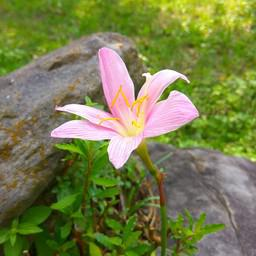
#> input picture img1.jpg, 256 x 256 px; the run also reads 2 pictures not shown here
$ jupyter execute Assignment1.ipynb   (shell and % lines are left out)
#> lines starting #> are read from the running program, lines starting #| are printed output that depends on the picture; after the words box and inside, x2 and y2 are one past the last pixel; in counts of white or black regions, pixels touching at a corner belong together
# EE 608 Digital Image Processing - Assignment 1

#### Q1  Observe an image for different quantization levels and sampling rates

[cell 1]
from PIL import Image
import PIL.ImageOps as iops
import matplotlib.pyplot as plt
import numpy as np
import sys

[cell 2]
img1 = Image.open('img1.jpg').convert('L')
img2 = Image.open('img2.jpg').convert('L')
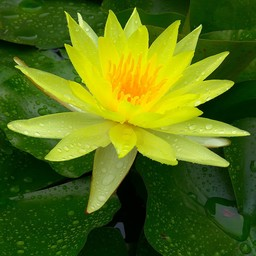
#> input picture img2.jpg, 256 x 256 px
img3 = Image.open('img3.jpg').convert('L')
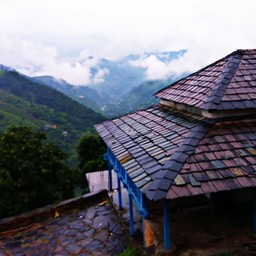
#> input picture img3.jpg, 256 x 256 px

img = iops.grayscale(img1)

### Quantization levels
Using the posterize function from the ImageOps library, we quantize the image to at different levels.

[cell 3]
img_q8 = iops.posterize(img, 8)
img_q4 = iops.posterize(img, 4)
img_q2 = iops.posterize(img, 2)
img_q1 = iops.posterize(img, 1)
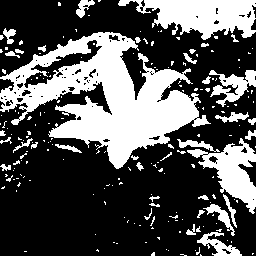
#> img_q1: PIL image 256x256 L; values 0 (black) and 128 (white), 33% white; 200 white regions (163 under 20 px), largest, box (x1, y1, x2, y2) and area: (0, 32, 211, 169) 12397, (118, 0, 256, 40) 3249, (187, 138, 256, 214) 2047

[cell 4]
# Utility function for displaying images as a grid.

def img_grid(dpi, margin, spacing, w, h, rows, cols):
    print('ImageDpi = {}, margin = {}, spacing = {}, imageWidth = {}, imageHeight = {}, gridRows = {}, gridCols = {}'.format(dpi, margin, spacing, w, h, rows, cols))
    width = (cols * w + cols * margin + spacing) / dpi
    height = (rows * h + rows * margin + spacing) / dpi

    figsize = (width, height)

    left = margin / dpi / width
    bottom = margin / dpi / height

    wspace = spacing / float(w)
    hspace = spacing / float(h)

    return width, height, figsize, left, bottom, wspace, hspace

# Utility function to display an image (or a grid of images) in their original size (without any scaling).

def display_imgs(images, rows, cols, titles=[], spacing=35, margin=50):
#> called with rows = 2, cols = 2, spacing = 35, margin = 50
    dpi = 72 # in px. DPI of the image. As known via ImageMagick's identify command.
    w, h = 256, 256 # Taking this as a standard size for images, for the sake of the assignment.

    width, height, figsize, left, bottom, wspace, hspace = img_grid(dpi, margin, spacing, w, h, rows, cols)

    fig = plt.figure(figsize=figsize, dpi=dpi)

    fig.subplots_adjust(left=left, bottom=bottom, right=1.-left, top=1.-bottom, wspace=wspace, hspace=hspace)

    for i in range(rows*cols):
        ax = fig.add_subplot(rows, cols, i+1)
        if titles:
            ax.set_title(titles[i])
        ax.axis('off')
        ax.imshow(np.asarray(images[i]), cmap='gray', vmin=0, vmax=255, interpolation='none')

[cell 5]

titles = ['8 bit quantization', '4 bit quantization', '2 bit quantization', '1 bit quantization']
images = [img_q8, img_q4, img_q2, img_q1]

display_imgs(images, 2, 2, titles)

Quantization primarily governs the number of bits used to store the information regarding the <b>number of colors used in creating the image.</b>

As seen above,

* 8 bit quantization means 2<sup>8</sup> = 256 colors used for the image.
* 4 bit quantization means 2<sup>4</sup> = 16 colors used for the image.
* 2 bit quantization means 2<sup>2</sup> = 4 colors used for the image.
* 1 bit quantization means 2<sup>1</sup> = 2 colors used for the image.

Therefore, generally, an 8 bit quantization level is preferred for images, to have better color range.

[cell 6]
img1 = iops.grayscale(img1)
img2 = iops.grayscale(img2)

### Sampling Rates

[cell 7]
img_s11 = img1.resize((128, 128), resample=Image.NEAREST)
img_s12 = img1.resize((128, 128), resample=Image.BILINEAR)

img_s21 = img2.resize((128, 128), resample=Image.NEAREST)
img_s22 = img2.resize((64, 64), resample=Image.NEAREST)
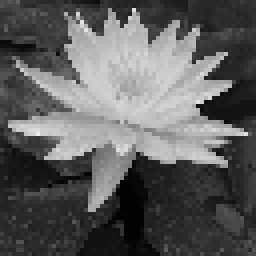
#> img_s22: PIL image 64x64 L (shown 4 times larger); min 1, max 237, mean 93.1

[cell 8]

images = [img1, img_s11, img_s12, img2, img_s21, img_s22]

titles = ['Original 256x256',
          'Sampled to 128x128\nNearest Neighbour Sampling\nScaled to 256x256',
          'Sampled to 128x128\nBilinear Sampling\nScaled to 256x256',
          'Original 256x256',
          'Sampled to 128x128\nNearest Neighbour Sampling\nScaled to 256x256',
          'Sampled to 64x64\nNearest Neighbour Sampling\nScaled to 256x256',]

display_imgs(images, 2, 3, titles, spacing=52)

As evident from above, we observe the an image, when sampled (here, downsampled),

* There's a visible change in the number of pixels used to show the details per square unit of that image.
* Details are lost.
* Image would be better visible if viewed on a smaller display.

Also, there's a visible difference between the sampling done via <b>Nearest Neighbour</b> method and via <b>Bilinear</b> method. Pixels for image sampled using 1st method are much sharper and more visible, detail loss is significant whereas that in case of the 2nd method, the image seems to have blurred. The interpolation is more relative.

#### Q2 Write a program which will transform a given image in such way that the resultant image histogram is equivalent to histogram of another image.  Please transform the same image using gamma transformation for different values of gamma.

[cell 9]
# We'll use 2 grayscale images for this question.
img1 = Image.open('img2_grayLOWCON.jpg')
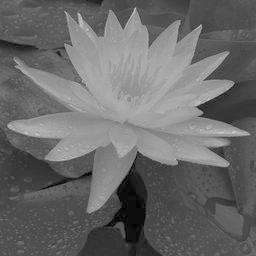
#> input picture img2_grayLOWCON.jpg, 256 x 256 px
#> img1 is the input picture: PIL image 256x256 L; min 0, max 206, mean 105.5
img2 = Image.open('img1_gray.jpg')

img1 = iops.grayscale(img1)
img2 = iops.grayscale(img2)

samp_img = np.asarray(img1)
ref_img = np.asarray(img2)


titles = ['Sample', 'Reference (Specified)']
images = [img1, img2]

display_imgs(images, 1, 2, titles=titles, spacing=53)

[cell 10]
def histogram(img):
    rows = img.shape[0]
    cols = img.shape[1]

    hist = np.zeros((256))

    for i in np.arange(rows):
        for j in np.arange(cols):
#             print('{} {}'.format(i, j))
            a = img.item(i, j)
            hist[a] += 1
    return hist

def cumulative_hist(hist):
    cum_hist = hist.copy()

    for i in np.arange(1, 256):
        cum_hist[i] = cum_hist[i-1] + cum_hist[i]
    return cum_hist

[cell 11]
def hist_match(samp_img, ref_img):
    rows1 = samp_img.shape[0]
#> rows1 = 256
    cols1 = samp_img.shape[1]
#> cols1 = 256

    rows2 = ref_img.shape[0]
#> rows2 = 256
    cols2 = ref_img.shape[1]
#> cols2 = 256

    hist = histogram(samp_img)
#> in histogram, `hist = np.zeros((256))`: hist = 256 values from 0 to 0
#> after the loop in histogram, `for i in np.arange(rows):`: hist = 256 values, max 1413 at index 79, min 0 at index 203, mean 256
    ref_hist = histogram(ref_img)
#> ref_hist = 256 values, max 922 at index 103, min 0 at index 0, mean 256

    cum_hist = cumulative_hist(hist)
#> in cumulative_hist, `cum_hist = hist.copy()`: cum_hist has the same summary as hist in histogram
#> after the loop in cumulative_hist, `for i in np.arange(1, 256):`: cum_hist = 256 values from 35 to 65536
#> cum_hist = 256 values from 35 to 65536
    cum_hist_ref = cumulative_hist(ref_hist)
#> cum_hist_ref = 256 values from 0 to 65536

    prob_cum_hist = cum_hist / (rows1*cols1)
#> prob_cum_hist = 256 values from 0.000534 to 1
    prob_cum_hist_ref = cum_hist_ref / (rows2*cols2)
#> prob_cum_hist_ref = 256 values from 0 to 1


    K = 256

    new_values = np.zeros((K))
#> new_values = 256 values from 0 to 0

    for a in range(K):
        j = K - 1

        while j >= 0:
            new_values[a] = j
            if j < 0 or prob_cum_hist[a] > prob_cum_hist_ref[j]:
                break
            j = j - 1
#> after the loop, new_values = 256 values from 13 to 254

    matched = samp_img.copy()

    for i in range(rows1):
        for j in range(cols1):
            a = matched.item(i, j)
            b = new_values[a]
            matched.itemset((i, j), b)
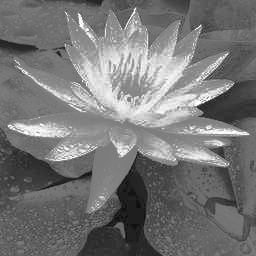
#> matched: shape (256, 256); min 13, max 254, mean 118.1

    return matched

[cell 12]

matched = hist_match(samp_img, ref_img)

hist = histogram(samp_img)
ref_hist = histogram(ref_img)
matched_hist = histogram(matched)
#> matched_hist = 256 values, max 1413 at index 94, min 0 at index 0, mean 256

cum_hist = cumulative_hist(hist)
#> cum_hist = 256 values from 35 to 65536
cum_hist_ref = cumulative_hist(ref_hist)
#> cum_hist_ref = 256 values from 0 to 65536
cum_hist_matched = cumulative_hist(matched_hist)
#> cum_hist_matched = 256 values from 0 to 65536

# im = Image.fromarray(np.uint8(plt.cm.gist_earth(matched)*255))
titles = ['Sample', 'Reference', 'Histogram Matched']

images = [samp_img, ref_img, matched]

display_imgs(images, 1, 3, titles)

[cell 13]
plt.hist(cum_hist, 30)
#> figure, not shown here; tallest bar 87 high, from x = 63352.6 to 65536

[cell 14]
plt.hist(cum_hist_ref, 30)
#> figure, not shown here; tallest bar 41 high, from x = -2.27e-13 to 2184.5

[cell 15]
plt.hist(cum_hist_ref, 30)
plt.hist(cum_hist_matched, 30)
#> figure, not shown here; tallest bar 41 high, from x = -2.27e-13 to 2184.5; tallest bar 40 high, from x = -2.27e-13 to 2184.5

#### Q3 Observe the significance of DFT coefficients of any image. Your program should take the following inputs: minimum and maximum horizontal frequency coefficients index, minimum and maximum vertical frequency coefficients index. Reconstruct the given image for above mentioned parameters. Also repeat the same experiments for phase only synthesis image.

[cell 16]
import numpy.fft as dft

img = Image.open('img2_gray.jpg')
data = np.asarray(img.getdata()).reshape(img.size)

img_fft = dft.fft2(data)
img_fft[0, 0] = 0 # Removing DC component
img_fft_shifted = dft.fftshift(img_fft) # shift to origin for display

mag = np.log10(1+np.abs(img_fft_shifted))
# print(mag)
phase = np.angle(img_fft_shifted)
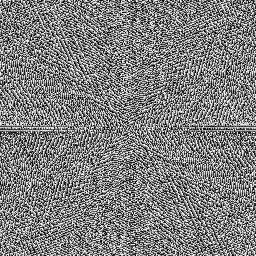
#> phase: shape (256, 256) float64; min -3.14, max 3.14, mean 9.59e-05; drawn with min black and max white

plt.subplot(131),plt.imshow(np.abs(img_fft_shifted), cmap='gray')
plt.subplot(132),plt.imshow(mag, cmap='gray')

plt.subplot(133),plt.imshow(phase, cmap='gray')


# plt.imshow(ifftt, cmap='gray')

# plt.imshow(np.abs(img_fft), cmap='gray')

[cell 17]
# plt.imshow(np.abs(img_fft_shifted), cmap='gray', interpolation='none')

img_recon = dft.ifft2(mag).real
plt.imshow(img_recon, cmap = 'gray')

[cell 18]
phase=np.exp(1j*np.angle(img_fft))

img_recon_phase = dft.ifft2(phase).real
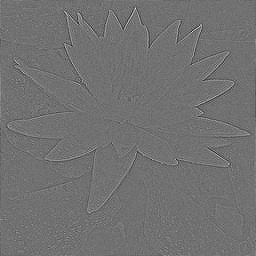
#> img_recon_phase: shape (256, 256) float64; min -0.0475, max 0.059, mean 1.53e-05; drawn with min black and max white

plt.imshow(img_recon_phase, cmap = 'gray')

[cell 19]
minhf = 50
maxhf = 150
minvf = 0
maxvf = 0

mod_img_fft = img_fft.copy()

rows, cols = img_fft.shape
#> rows = 256; cols = 256

for i in range(rows):
    for j in range(cols):
        if (i < minhf or i > maxhf) and (j < minvf or j > maxvf):
            mod_img_fft[i][j] = 0

imrecon = dft.ifft2(mod_img_fft).real
plt.subplot(231),plt.imshow(np.clip(imrecon,0,255),cmap='gray')
plt.subplot(232),plt.imshow(imrecon,cmap='gray')

imrecon = dft.ifft2(np.abs(mod_img_fft)).real
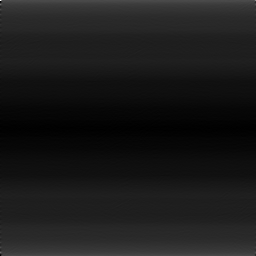
#> imrecon: shape (256, 256) float64; min -74.41, max 635.6, mean 0; drawn with min black and max white
plt.subplot(233),plt.imshow(np.clip(imrecon,0,255),cmap='gray')
plt.subplot(234),plt.imshow(imrecon,cmap='gray')

phase = np.exp(1j*np.angle(mod_img_fft))
imphase = dft.ifft2(phase).real
plt.subplot(235),plt.imshow(np.clip(imphase,0,255),cmap='gray')

plt.subplot(236),plt.imshow(imphase,cmap='gray')

plt.show()
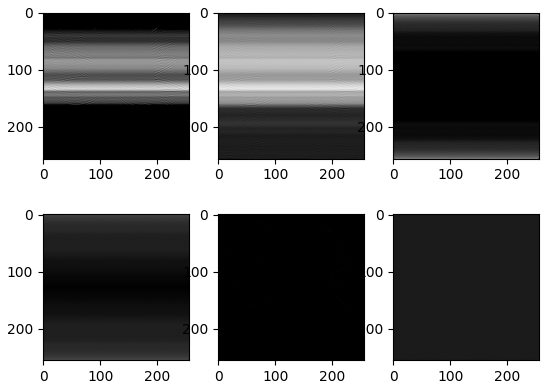
#> figure drawn by matplotlib, 6 panels
